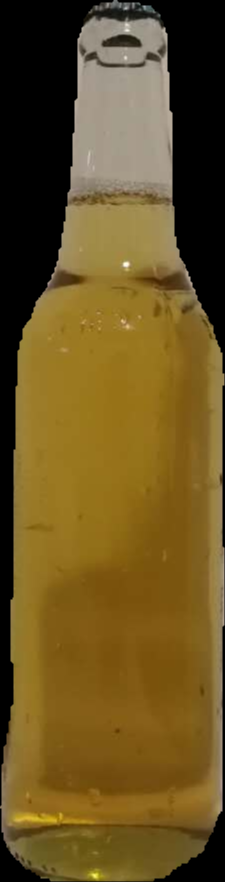
#> input picture tool/croped.png, 225 x 882 px
$ python canny.py
#> lines starting #> are read from the running program, lines starting #| are printed output that depends on the picture; after the words box and inside, x2 and y2 are one past the last pixel; in counts of white or black regions, pixels touching at a corner belong together
import cv2
import matplotlib.pyplot as plt
img = cv2.imread("croped.png")
#> img is the input picture: shape (882, 225, 3); mean B, G, R 34.1, 82.7, 104.8

edge_img = cv2.Canny(img,160,80)
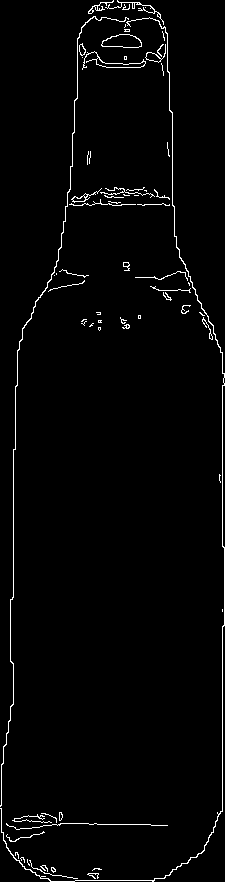
#> edge_img: shape (882, 225); 2.2% white in thin lines or dots
# cv2.imshow("Detected Edges", edge_img)
cv2.imwrite("edge.png",edge_img)
plt.imshow(edge_img)
plt.show()
# cv2.imwrite("xuehua_cany.png",edge_img)

$ run again, with tool/xuehua.png copied over tool/croped.png
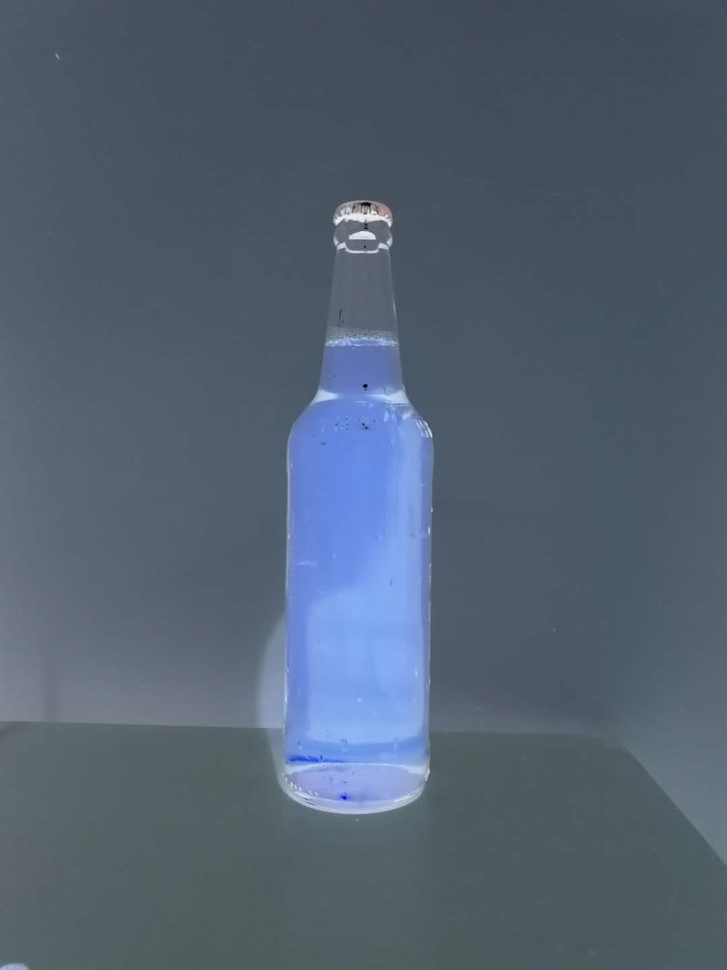
#> input picture tool/xuehua.png, 727 x 970 px, shrunk from 1080 x 1440 before the run
#> img is the input picture: shape (970, 727, 3); mean B, G, R 113.6, 96.5, 82.7
#> `edge_img = cv2.Canny(img,160,80)`:
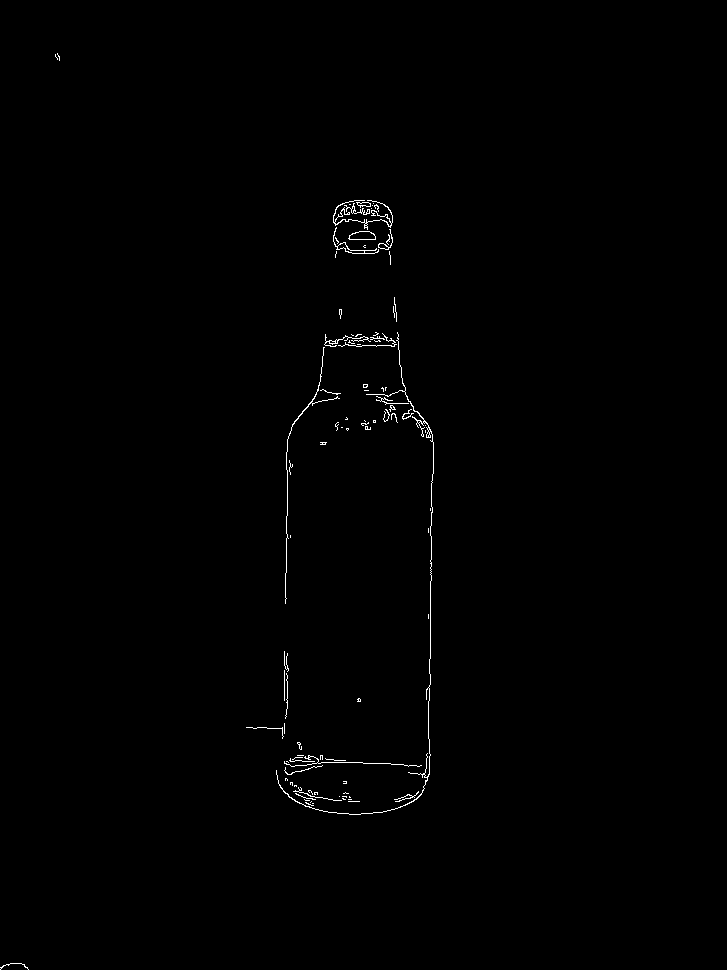
#> edge_img: shape (970, 727); 0.48% white in thin lines or dots, all inside (x1, y1, x2, y2) = (0, 53, 434, 970)
